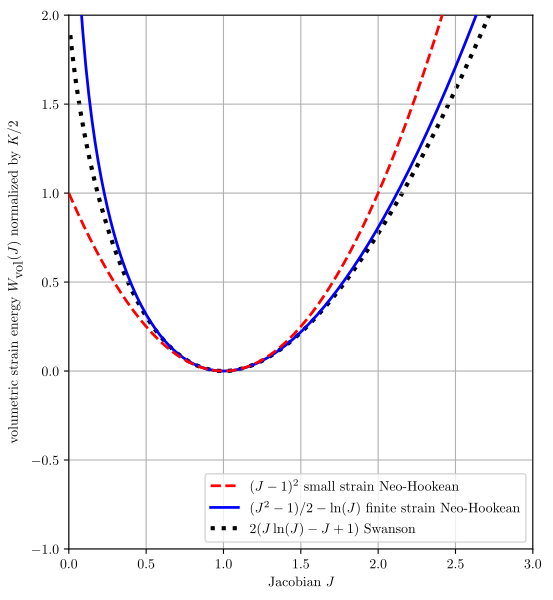

This figure's Python source:
#!/usr/bin/env python

import os
import numpy as np
import matplotlib as mpl
from matplotlib import rc
import matplotlib.pyplot as plt
from matplotlib.ticker import AutoMinorLocator, MultipleLocator, FuncFormatter
rc('font', **{'family': 'serif', 'serif': ['Computer Modern Roman']})
rc('text', usetex=True)

lw = 2 # line width 

# num_sides = 6  # number of sides on dice
x1 = np.arange(0, 3, 0.01)   # plot limits to be [ 0, 3]
x2 = np.arange(0.01, 3, 0.01)   # plot limits to be [ 0.1, 3]
# first compressible neo-Hookean volumetric term, normalized by K/2.
y1 = (x1 - 1.0)**2 # plot limits to be [-2, 2]
y2 = 0.5*(x2**2 - 1.0) - 1.0 * np.log(x2)  # np.log is the natural log, s.t. log(exp(x)) = x
#y2a = 0.5*(x1**2 - 1.0)   # np.log is the natural log, s.t. log(exp(x)) = x
#y2b = -1.0 * np.log(x2)  # np.log is the natural log, s.t. log(exp(x)) = x
y3 = 2*(x2 * np.log(x2) - x2 + 1)  # volumetric term of Swanson elastic


fig = plt.figure(figsize=(6, 7))  # 6 inches wide, 7 inches tall
# fig = plt.figure()
ax = fig.add_subplot(1, 1, 1)
ax.plot(x1, y1, color='red', linestyle='--', linewidth=lw, label='$(J-1)^2$ small strain Neo-Hookean', zorder=4)
ax.plot(x2, y2, color='blue', linewidth=lw, label='$(J^2-1)/2 - \ln(J)$ finite strain Neo-Hookean', zorder=3)
#ax.plot(x1, y2a, color='green', linestyle=':', linewidth=lw, label='$(J^2-1)/2$', zorder=2)
#ax.plot(x2, y2b, color='magenta', linestyle='-.', linewidth=lw, label='$-\ln(J)$', zorder=1)
ax.plot(x2, y3, color='black', linestyle=':', linewidth=lw+1, label='$2 (J \ln(J) - J + 1)$ Swanson', zorder=1)
# ax.plot(3.5, 1, 'o', color='red', markersize=12, alpha=0.5, label='roll average')
ax.grid()
ax.set_xlabel('Jacobian $J$')
ax.set_ylabel('volumetric strain energy $W_{\mbox{vol}}(J)$ normalized by $K/2$')
ax.set_xlim( 0, 3)
ax.set_ylim(-1, 2)
ax.legend(loc='lower right')

# helper functions
def text_elements(x, y, text, textcolor='blue'):
    ax.text(x, y, text, backgroundcolor='white',
            ha='center', va='center', weight='normal', color=textcolor)

plt.show()

print_to_pdf = 1
if print_to_pdf:
    script_name = os.path.basename(__file__)
    figure_name = os.path.splitext(script_name)[0]
    print(f'Saving figure as {figure_name}.pdf')
    fig.savefig(figure_name + '.pdf', bbox_inches='tight')
